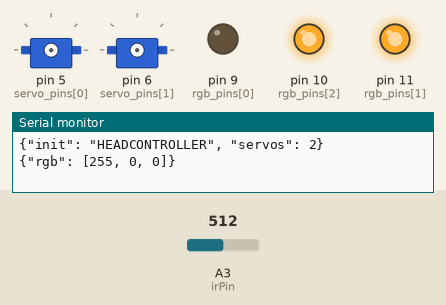
The sketch below on a simulated Arduino Uno, built for the host (arithmetic inside an expression is 32-bit, double 64-bit). Parts: 2 × servo, output pins drawn as LEDs (lit = HIGH), the last lines printed to the serial monitor. Inputs (shaded band) come from the test bench; at power-on: A3 (irPin) = 512.

Above: at 0.1 s.
At 0.5 s:
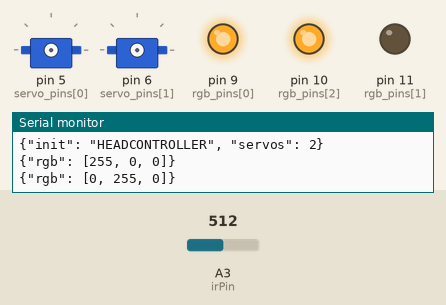
At 0.9 s:
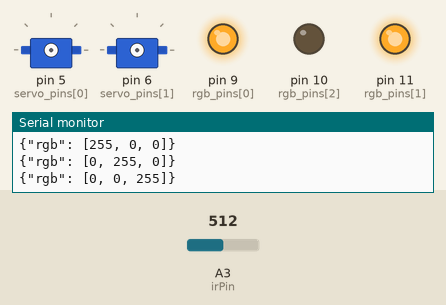
At 1.3 s:
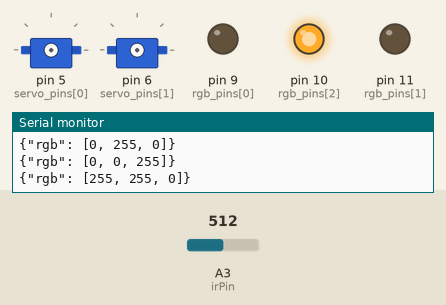
At 1.7 s:
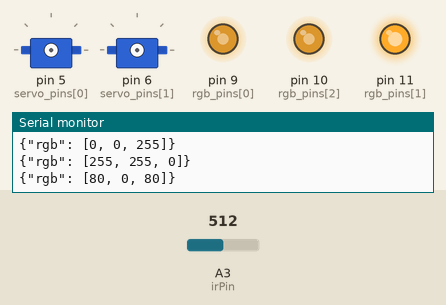
At 2.5 s:
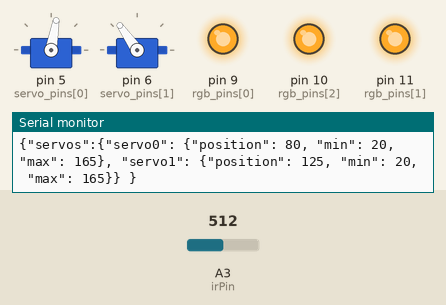
Timing chart, 0 to 4.0 s (numbered marks = the images above):
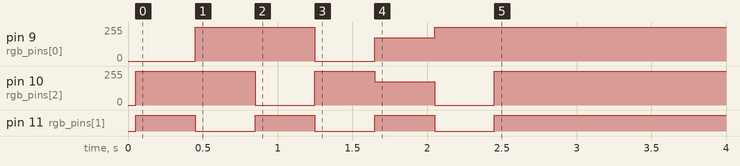

The sketch:

robothead.ino
```cpp
// Arduino Duemilanove w/ ATmega328

#define LOOP_DELAY 250
#define SERVO_COUNT 2

#define SERIAL_BAUDRATE 19200

//C00X000 - X = 0(off), 1(red), 2(green), 3(blue), 4(yellow), 5(purple), 6(aqua)
//SXXXYYY - X = angle vertical, Y = horizontal

void setup() {
  serial_setup();
  rgb_setup();
  servo_setup();
  dist_setup();
}

void loop() {
  serial_process();
  if (!servo_move()) {
    servo_report();
    dist_report();
    delay(LOOP_DELAY);
  } else {
    servo_read();
  }
}
```

dist.ino
```cpp
const byte irPin = A3; // ir sensor on analog input 3

// http://www.arduino.cc/playground/Main/ReadGp2d12Range
// output: cm
float gp2d12_range(byte pin) {
  int tmp;
  tmp = analogRead(pin);
  if (tmp < 3)
    return -1; // invalid value
  return (6787.0 /((float)tmp - 3.0)) - 4.0;
}

float gp2d12_range_avg(byte pin, byte runs) {
  float sum;

  for (byte r = 0; r < runs; r++) {
    int tmp;
    tmp = analogRead(pin);
    if (tmp < 3)
      sum = sum + 0.0; // invalid value
    sum = sum + (6787.0 /((float)tmp - 3.0)) - 4.0;
    delayMicroseconds(10);
  }

  return sum / (float)runs;
}

void dist_setup() {
}

void dist_report() {
  print_dist(gp2d12_range(irPin));
  print_dist(gp2d12_range_avg(irPin, 5));
}

void print_dist(float distVal) {
  if (distVal < 0.0 || distVal > 800.0) {
    distVal = -1; // too uncertain, discard value
  }
  Serial.print("{\"ir_dist_0\": ");
  Serial.print(distVal, DEC);
  Serial.println("}");
}
```

movement.ino
```cpp
#include <Servo.h>
Servo servos[SERVO_COUNT];

boolean reported_target_reached = false;
int servo_pins[SERVO_COUNT] = {5, 6};
int servo_current[SERVO_COUNT] = {-1, -1};
int servo_targets[SERVO_COUNT] = {-1, -1};
int servo_min[SERVO_COUNT] = {20, 20};
int servo_max[SERVO_COUNT] = {165, 165};
int servo_initial[SERVO_COUNT] = {80, 125};

void servo_set_initial(int servoIdx) {
  servo_targets[servoIdx] = servo_initial[servoIdx];
}

void servo_setup() {
  for(int servoIdx = 0; servoIdx < SERVO_COUNT; servoIdx++) {
    // initialize servo
    servos[servoIdx].attach(servo_pins[servoIdx]);
    servo_set_initial(servoIdx);
    servo_set(servoIdx, servo_targets[servoIdx]);
    delay(1);
    servo_current[servoIdx] = servos[servoIdx].read();
  }
}

void servo_set(int servoIdx, int pos) {
  servos[servoIdx].write(constrain(pos, servo_min[servoIdx], servo_max[servoIdx]));
}

void servo_set_target(int servoIdx, int target) {
  servo_targets[servoIdx] = constrain(target, servo_min[servoIdx], servo_max[servoIdx]);
  reported_target_reached = false;
}

void servo_read() {
  for(int servoIdx = 0; servoIdx < SERVO_COUNT; servoIdx++) {
    servo_current[servoIdx] = servos[servoIdx].read();
    delayMicroseconds(5);
  }
}

boolean servo_move() {
  boolean moved = false;

  for(int servoIdx = 0; servoIdx < SERVO_COUNT; servoIdx++) {
    if (servo_targets[servoIdx] > -1) {
      int servoSgn = servo_current[servoIdx] - servo_targets[servoIdx] < 0 ? -1 : 1;
      int servoAbs = abs(servo_current[servoIdx] - servo_targets[servoIdx]);

      if (servoAbs <= 2) {
        servo_set(servoIdx, servo_targets[servoIdx]);
        servo_targets[servoIdx] = -1;
      } else {
        servo_current[servoIdx] -= servoSgn;
        servo_set(servoIdx, servo_current[servoIdx]);
      }
      moved = true;
    }
  }

  if (!moved && !reported_target_reached) {
    Serial.println("{\"motorEvent\": \"targetReached\"}");
    reported_target_reached = true;
  }

  return moved;
}

void servo_report() {
  Serial.print("{\"servos\":{");
  for (int servoIdx = 0; servoIdx < SERVO_COUNT; servoIdx++) {
    Serial.print("\"servo");
    Serial.print(servoIdx, DEC);
    Serial.print("\": {\"position\": ");
    int servoPos = servos[servoIdx].read();
    Serial.print(servoPos, DEC);
    servo_current[servoIdx] = servoPos;
    Serial.print(", \"min\": ");
    Serial.print(servo_min[servoIdx], DEC);
    Serial.print(", \"max\": ");
    Serial.print(servo_max[servoIdx], DEC);
    if (servoIdx < SERVO_COUNT - 1) {
      Serial.print("}, ");
    } else {
      Serial.print("}");
      delayMicroseconds(10); // delay between servo reads
    }
  }
  Serial.println("} }");
}
```

rgb.ino
```cpp
int rgb_pins[3] = {9, 11, 10};
// red, green, blue
// (common anode RGB led)

void rgb_test() {
  rgb_set(255, 0, 0);  // red
  delay(400);
  rgb_set(0, 255, 0);  // green
  delay(400);
  rgb_set(0, 0, 255);  // blue
  delay(400);
  rgb_set(255, 255, 0);  // yellow
  delay(400);
  rgb_set(80, 0, 80);  // purple
  delay(400);
  rgb_set(0, 255, 255);  // aqua
  delay(400);
  rgb_off();
}

void rgb_setup() {
  for (int idx = 0; idx < 3; idx++) {
    pinMode(rgb_pins[idx], OUTPUT);
  }
  rgb_test();
}

void rgb_set(int red, int green, int blue) {
  analogWrite(rgb_pins[0], 255 - red);
  analogWrite(rgb_pins[1], 255 - green);
  analogWrite(rgb_pins[2], 255 - blue);

  Serial.print("{\"rgb\": [");
  Serial.print(red, DEC);
  Serial.print(", ");
  Serial.print(green, DEC);
  Serial.print(", ");
  Serial.print(blue, DEC);
  Serial.println("]}");
}

void rgb_off() {
  rgb_set(0, 0, 0);
}

void rgb_setcode(int target) {
  switch(target) {
    case 0:
    rgb_off();
    break;
    case 1:
    rgb_set(255, 0, 0);  // red
    break;
    case 2:
    rgb_set(0, 255, 0);  // green
    break;
    case 3:
    rgb_set(0, 0, 255);  // blue
    break;
    case 4:
    rgb_set(255, 255, 0);  // yellow
    break;
    case 5:
    rgb_set(80, 0, 80);  // purple
    break;
    case 6:
    rgb_set(0, 255, 255);  // aqua
    break;
    case 7:
    break;
    case 8:
    break;
    case 9:
    break;
  }
}
```

serial.ino
```cpp
char serial_buffer[SERVO_COUNT * 3 + 2];

int serialIdx = 0;

void serial_process() {
  char current;
  serial_buffer[SERVO_COUNT * 3 + 1] = '\0';

  while (Serial.available() && current != '\n' && serialIdx < (SERVO_COUNT * 3 + 1)) {
    current = Serial.read();
    if (current == 'S' || current == 'C') serialIdx = 0;

    if (serialIdx == 0) {
      if (current == 'S' || current == 'C') {
        serial_buffer[serialIdx++] = current;
      }
    } else if (serialIdx > (SERVO_COUNT * 3 + 1)) {
      serialIdx = 0;
    } else {
      if ((serial_buffer[0] == 'S' || serial_buffer[0] == 'C') && ((current >= '0' && current <= '9') || current == 'R')) {
        serial_buffer[serialIdx++] = current;
      }
    }
  }

  if ((serial_buffer[0] == 'S' || serial_buffer[0] == 'C') && serialIdx >= (SERVO_COUNT * 3 + 1)) {
    char targetString[4];

    for (int servoIdx = 0; servoIdx < SERVO_COUNT; servoIdx++) {
      for (int bufIdx = 0; bufIdx < 3; bufIdx++) {
        targetString[bufIdx] = serial_buffer[servoIdx * 3 + bufIdx + 1];
        if (targetString[bufIdx] == 'R') {
           // reset state and set servos to initial position
           serial_buffer[0] = '\0';
           serialIdx = 0;
           for(int servoIdx = 0; servoIdx < SERVO_COUNT; servoIdx++) {
              servo_set_initial(servoIdx);
           }
        }
      }
      targetString[3] = '\0';
      int target = atoi(targetString);
      if (serial_buffer[0] == 'S') {
        if (target <= 180 && target >= 0) {
          servo_set_target(servoIdx, target);
        }


      } else if (serial_buffer[0] == 'C' && servoIdx == 0) {
        rgb_setcode(target);

        // reset command char
        serial_buffer[0] = '\0';
        serialIdx = 0;
      }
    }

    if (serial_buffer[0] == 'S') {
      Serial.print("{\"command\": \"move\", \"params\": \"");
      Serial.print(serial_buffer);
      Serial.println("\"}");
    }

    // reset command char
    serial_buffer[0] = '\0';
    serialIdx = 0;

  }

}

void serial_setup() {
  Serial.begin(SERIAL_BAUDRATE);
  delay(50);
  Serial.print("{\"init\": \"HEADCONTROLLER\", \"servos\": ");
  Serial.print(SERVO_COUNT, DEC);
  Serial.println("}");

  for (int serialIdx = 0; serialIdx < 10; serialIdx++) {
    serial_buffer[serialIdx] = '\0';
  }
}
```
